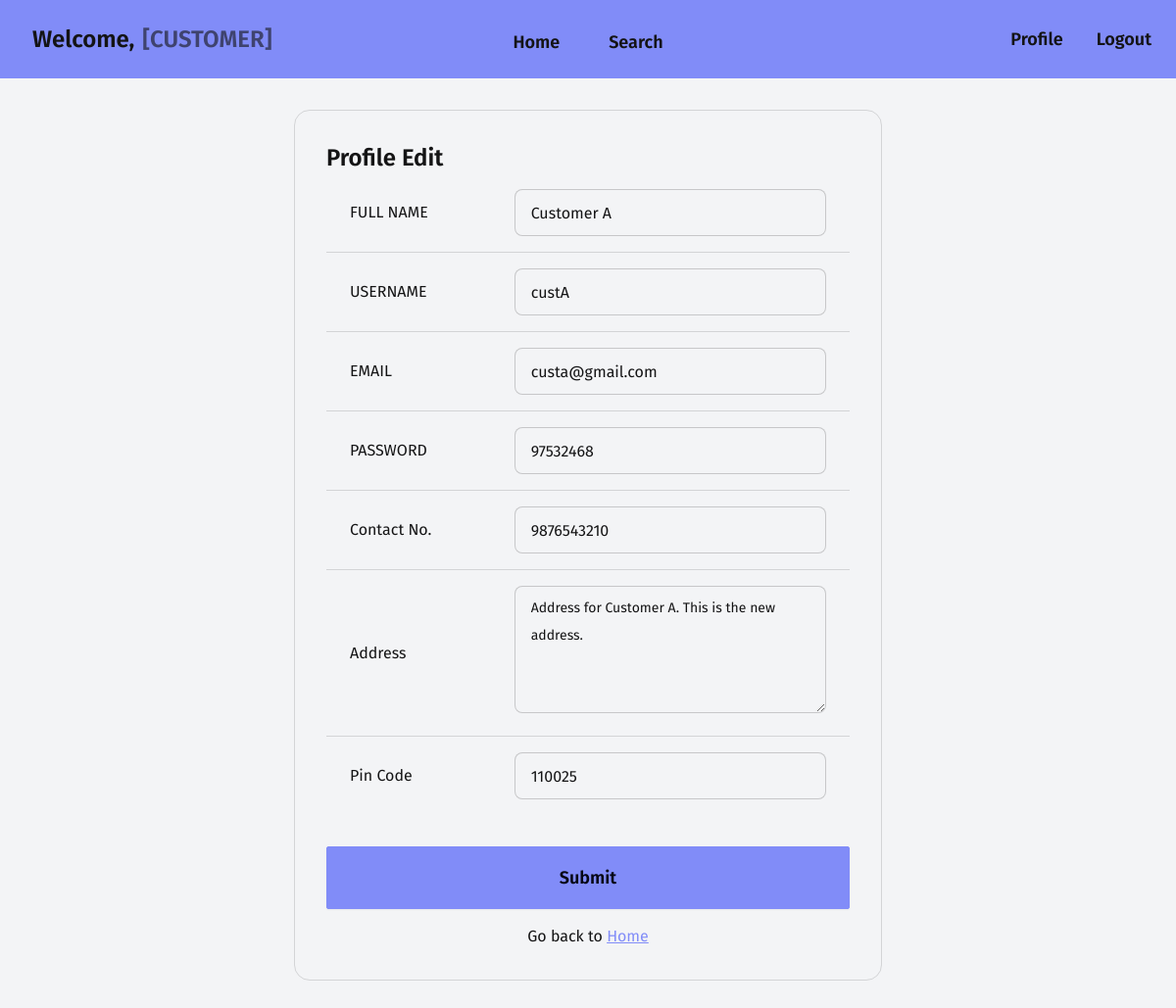
/customer/edit/1, run on the app's committed database.
### models.py (models this page shows, shortened)
class User(db.Model, UserMixin):
    __tablename__ = 'user'
    id: Mapped[int] = mapped_column(
        Integer, primary_key=True, autoincrement="auto")
    fullname: Mapped[str] = mapped_column(String(200))
    username: Mapped[str] = mapped_column(String(30), unique=True)
    email: Mapped[str] = mapped_column(String(200), unique=True)
    password: Mapped[str] = mapped_column(String(40))
    role: Mapped[str] = mapped_column(String(200))

class Customer(db.Model):
    __tablename__ = 'customer'
    id: Mapped[int] = mapped_column(
        Integer, primary_key=True, autoincrement="auto")
    user_id: Mapped[int] = mapped_column(ForeignKey("user.id"))
    user: Mapped["User"] = relationship(cascade="all,delete")
    contact: Mapped[str] = mapped_column(String(10), unique=True)
    address: Mapped[str] = mapped_column(Text)
    pincode: Mapped[str] = mapped_column(String(6))
    status: Mapped[str] = mapped_column(String, default="ACTIVE")
    service_requests: Mapped[List["ServiceRequest"]] = relationship(
        back_populates="customer", cascade="all,delete")
    created: Mapped[Optional[datetime]] = mapped_column(
        DateTime, server_default=func.now())
    updated: Mapped[Optional[datetime]] = mapped_column(
        DateTime, default=func.now(), onupdate=func.now())

### views.py (the view, shortened to what this page needs)
@app.route("/customer/edit/<cust_id>", methods=["GET", "POST"])
def customer_edit(cust_id):
    form = CustomerEditForm()
    customer = get_with_id(Customer, cust_id)
    if not customer:
        return redirect(url_for('not_found'))
    user = customer.user
    return render_template("customer/edit.html", form=form, customer=customer)

### forms.py
class CustomerEditForm(BaseEditForm):
    contact = StringField("Contact No.", [DataRequired(), InputRequired(), Length(min=10, max=10)])
    address = TextAreaField("Address", [DataRequired(), InputRequired()])
    pincode = StringField("Pin Code", [DataRequired(), InputRequired(), Length(min=6, max=6)])

### models.py (called while the page is built)
def get_with_id(model, pkid):
    sql = select(model).where(model.id == pkid)
    result = db.session.scalars(sql).first()
    return result

### templates/customer/edit.html (shortened to what this page needs)
{% extends "base/customer/loggedin.html" %}
{% block content %}
<div class="card card-bordered w-1/2">
  <div class="card-body form-control">
    <form action="{{ url_for('customer_edit', cust_id=customer.id) }}" method="post">
      <h2 class="card-title text-2xl text-center">Profile Edit</h2>
      <table class="table table-lg">
        <tr>
          <td>
            {{ form.fullname.label }}
          </td>
          <td>
            {{ form.fullname(value=customer.user.fullname, class="input w-full input-bordered") }}
          </td>
        </tr>
        <tr>
          <td>
            {{ form.username.label }}
          </td>
          <td>
            {{ form.username(value=customer.user.username, class="input w-full input-bordered") }}
          </td>
        </tr>
        <tr>
          <td>
            {{ form.email.label }}
          </td>
          <td>
            {{ form.email(value=customer.user.email, class="input w-full input-bordered") }}
          </td>
        </tr>
        <tr>
          <td>{{ form.password.label }}</td>
          <td>
            {{ form.password(value=customer.user.password, class="input w-full input-bordered") }}
          </td>
        </tr>
        <tr>
          <td>{{ form.contact.label }}</td>
          <td>
            {{ form.contact(value=customer.contact, class="input w-full input-bordered") }}
          </td>
        </tr>
        <tr>
          <td>{{ form.address.label }}</td>
          <td>
            <textarea rows="4" name="address" id="address"
              class="textarea w-full textarea-bordered">{{ customer.address }}</textarea>
          </td>
        </tr>
        <tr>
          <td>{{ form.pincode.label }}</td>
          <td>
            {{ form.pincode(value=customer.pincode, class="input w-full input-bordered") }}
          </td>
        </tr>
      </table>
      <input value="Submit" type="submit" class="btn btn-block btn-lg btn-primary mt-8" />
    </form>
    <p class="text-center pt-2">
      Go back to <a href="{{ url_for('customer_home', user_id=current_user.id) }}"
        class="link link-primary">Home</a>
    </p>
  </div>
</div>
{% endblock %}

### data on the page
User: fullname "Customer A", username "custA", email "custa@gmail.com", password "97532468"
Customer: contact "9876543210", address "Address for Customer A. This is the new address.", pincode "110025"
